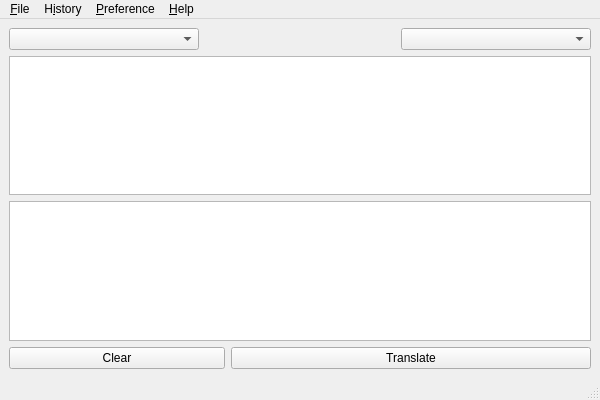
<?xml version="1.0" encoding="UTF-8"?>
<ui version="4.0">
 <class>MainWindow</class>
 <widget class="QMainWindow" name="MainWindow">
  <property name="geometry">
   <rect>
    <x>0</x>
    <y>0</y>
    <width>600</width>
    <height>400</height>
   </rect>
  </property>
  <property name="minimumSize">
   <size>
    <width>600</width>
    <height>400</height>
   </size>
  </property>
  <property name="windowTitle">
   <string>LangSword</string>
  </property>
  <widget class="QWidget" name="centralwidget">
   <layout class="QGridLayout" name="gridLayout">
    <item row="0" column="0">
     <layout class="QVBoxLayout" name="verticalLayout">
      <item>
       <layout class="QHBoxLayout" name="horizontalLayout">
        <item>
         <widget class="QComboBox" name="sourceComboBox"/>
        </item>
        <item>
         <widget class="QPushButton" name="swapLangButton">
          <property name="text">
           <string/>
          </property>
          <property name="icon">
           <iconset>
            <normalon>:/icons/reverseLanguage.svg</normalon>
           </iconset>
          </property>
          <property name="flat">
           <bool>true</bool>
          </property>
         </widget>
        </item>
        <item>
         <widget class="QComboBox" name="targetComboBox"/>
        </item>
       </layout>
      </item>
      <item>
       <widget class="QTextEdit" name="sourceEdit"/>
      </item>
      <item>
       <widget class="QTextEdit" name="targetEdit"/>
      </item>
      <item>
       <layout class="QHBoxLayout" name="horizontalLayout_2" stretch="3,5">
        <item>
         <widget class="QPushButton" name="clearButton">
          <property name="text">
           <string>Clear</string>
          </property>
         </widget>
        </item>
        <item>
         <widget class="QPushButton" name="translateButton">
          <property name="text">
           <string>Translate</string>
          </property>
         </widget>
        </item>
       </layout>
      </item>
     </layout>
    </item>
   </layout>
  </widget>
  <widget class="QMenuBar" name="menubar">
   <property name="geometry">
    <rect>
     <x>0</x>
     <y>0</y>
     <width>600</width>
     <height>28</height>
    </rect>
   </property>
   <widget class="QMenu" name="menu">
    <property name="title">
     <string>&amp;File</string>
    </property>
   </widget>
   <widget class="QMenu" name="menu_2">
    <property name="title">
     <string>H&amp;istory</string>
    </property>
   </widget>
   <widget class="QMenu" name="menu_3">
    <property name="title">
     <string>&amp;Preference</string>
    </property>
    <addaction name="actionSettings"/>
   </widget>
   <widget class="QMenu" name="menu_P">
    <property name="title">
     <string>&amp;Help</string>
    </property>
   </widget>
   <addaction name="menu"/>
   <addaction name="menu_2"/>
   <addaction name="menu_3"/>
   <addaction name="menu_P"/>
  </widget>
  <widget class="QStatusBar" name="statusbar"/>
  <action name="actionSettings">
   <property name="text">
    <string>&amp;Settings</string>
   </property>
  </action>
 </widget>
 <resources/>
 <connections/>
</ui>
